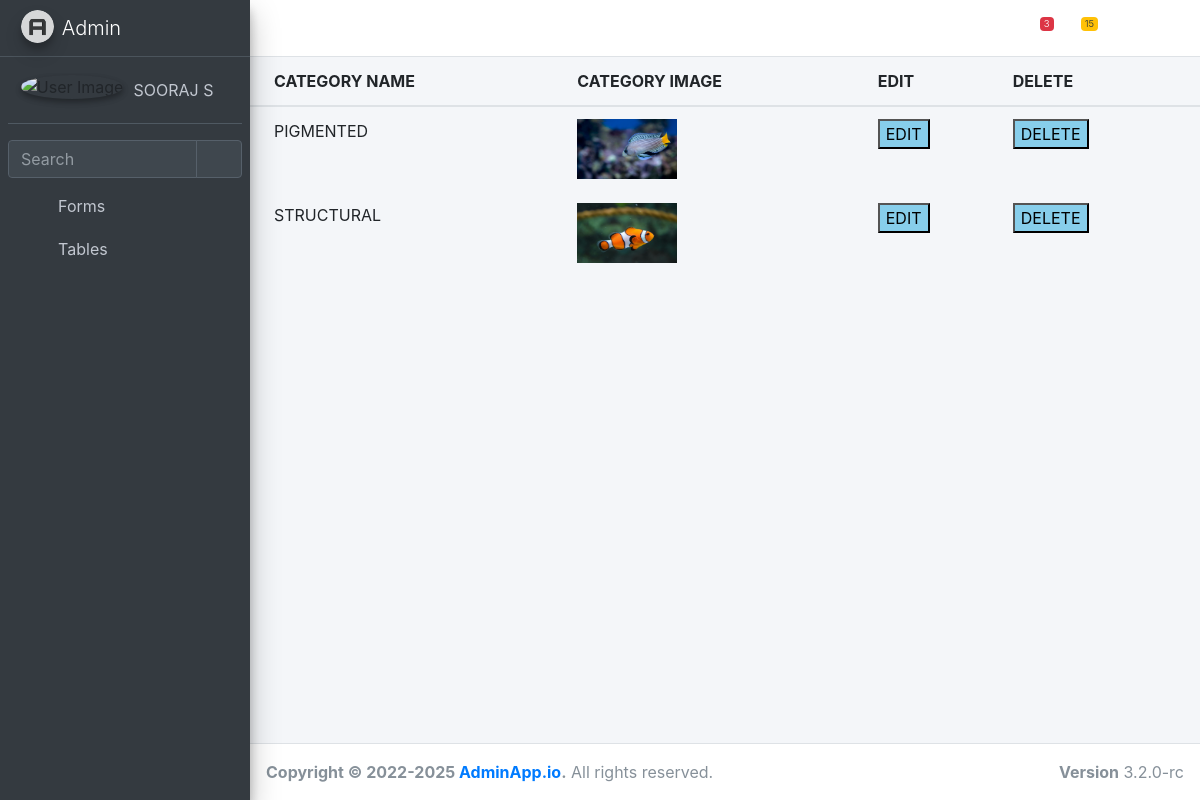
Screenshot of /table with the database file from the repository.
### AdminApp/models.py (models this page shows)
class category(models.Model):
    name=models.CharField(max_length=20)
    image=models.ImageField(upload_to='images',default='null.jpg')

### AdminApp/views.py (the view)
# urls.py: path('table',views.table,name='table'),
def table(request):
    data=category.objects.all()
    return render(request,'table.html',{'data':data})

### AdminApp/templates/table.html
{% extends 'admin.html'%}
{% block content %}
<div class="card-body table-responsive p-0">
    <table class="table table-hover text-nowrap">
      <thead>
        <tr>
          <th>CATEGORY NAME</th>
          <th>CATEGORY IMAGE</th>
          <th>EDIT</th>
          <th>DELETE</th>
        </tr>
        {% for i in data %}
        <tr>
          <td>{{i.name}}</td>
          <td><img src="{{i.image.url}}" style="width: 100px;height: 60px;"></td>
          <td><a href="{% url 'edit' id=i.id %}"><button style="background-color:skyblue;">EDIT</button></a></td>
          <td><a href="{% url 'delete' id=i.id %}"><button style="background-color:skyblue;">DELETE</button></a></td>
        </tr>
       {% endfor %}
    </table>
  </div>
  {% endblock %}

### rows the page displays
category: name "PIGMENTED", image (picture)
category: name "STRUCTURAL", image (picture)
